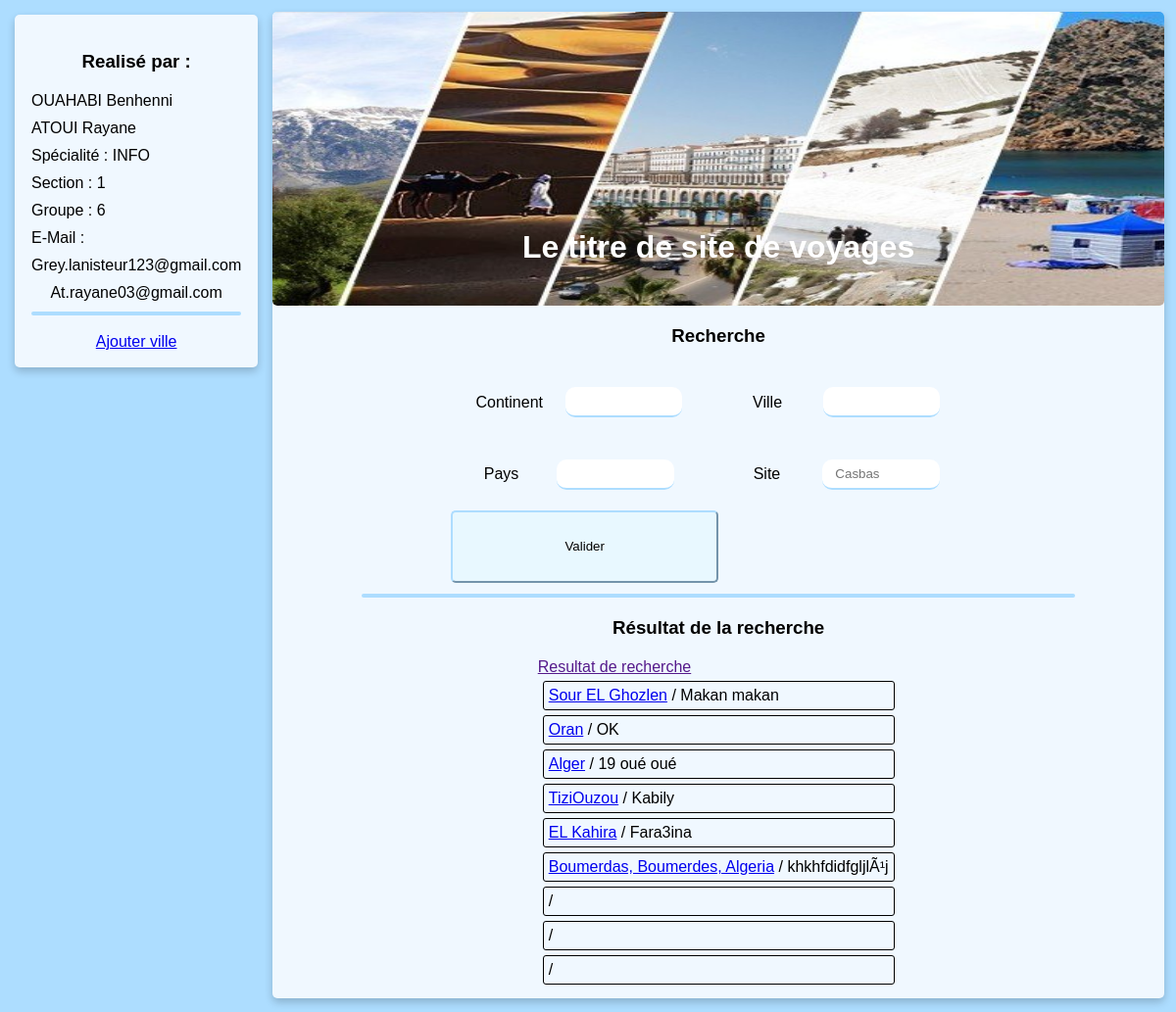
The page /projet/index.php on the database its author committed.
### tables this page shows
CREATE TABLE IF NOT EXISTS `ville` (
  `Idvil` int(11) NOT NULL AUTO_INCREMENT,
  `Nomvil` varchar(30) DEFAULT NULL,
  `descvil` varchar(30) DEFAULT NULL,
  `Idpay` int(11) DEFAULT NULL,
  PRIMARY KEY (`Idvil`),
  KEY `Idpay` (`Idpay`)
);

### projet/API.php (the view, shortened to what this page needs)
<?php
function connecter(){
    return new mysqli('localhost' , 'root' , '' , 'voyage',3308);
}
function rechercher()
{
    $connexion = connecter();
    if (!($connexion)){
        echo 'vide';
    } else {
        $continant=$pays=$ville='';
        $sql = "SELECT * from ville  NATURAL join pays NATURAL join contient Where nomcon like '$continant%' and nompay like '$pays%' and nomvil like '$ville%';";
        $sql = $connexion->query($sql);
        if ($sql == null){
            echo 'vide';
        }else {
            $a = $sql->fetch_all(MYSQLI_ASSOC);
            if($a == null)
            echo " <p>Aucun Resultat Trouver ! </p>";
            else {
                $cpt=0;
                foreach ($a as $i )
                    {
                        echo "<p style = 'border : 1px solid; border-radius: 3px; margin: 5px; padding:5px;'
                     ><a href='Ville Details.php?lien=$cpt'>".$i['Nomvil']."</a> /  ".$i['descvil']." </p>";
                     $cpt=$cpt+1;
                    }
            }
        }
    }
}
function Binom(){
    echo"
<ul>
<li class='Grey'>OUAHABI Benhenni </li>
<li class='Atoui'>ATOUI Rayane </li>
<li>Spécialité : INFO </li>
<li>Section : 1 </li>
<li>Groupe : 6 </li>
<li>E-Mail :
    <ul>
        <li class='email'>Grey.lanisteur123@gmail.com    </li>
        <li class='email'>At.rayane03@gmail.com    </li>
    </ul>
</li>
</ul>";
}
?>

### projet/index.php (shortened to what this page needs)
<?php
include "API.php";
?>
<!DOCTYPE html>
<html lang="en">
<head>
    <link rel="stylesheet" href="Style.css">
</head>
<body>
    <nav>
        <div id="Etudiant">
            <h3>Realisé par :</h3>
            <?php Binom()?>
        </div>
        <div class="ligne"></div></br>
        <div id="AjouterVille">
            <a href="./Ajouter ville.php">Ajouter ville</a>
        </div>
    </nav>
    <div id="Bodyleft">
        <header>
                <img height="300px" width="100%" src="./src imgs/guide de voyage.jpg" alt="guide de voyage">
            <H1>Le titre de site de voyages</H1>
        </header>
        <section>
            <h3>Recherche</h3>
            <form id="Recherche" method="POST" >
                <div class="contain">
                    <label for="Continent">Continent </label>
                    <input type="text" id="Continent" name="RContinent" size="10" list="continent">
                </div>
                <div class="contain">
                    <label for="Ville">Ville </label>  <input list="ville" type="text" id="Ville" name="RVille" >
                </div>
                <div class="contain">
                    <label for="Pays">Pays </label>  <input type="text" id="Pays" name="RPays"  list="pays" >
                </div>
                <div class="contain">
                    <label for="Site">Site </label>  <input type="text" id="Site" name="RSite" placeholder="Casbas">
                </div>
            <button type="submit" id="search" name="valider" >Valider</button>
             </form>
        </section>
        <section id="search-Result-Section">
            <div class="ligne"></div>
            <div id="result">
                <h3>Résultat de la recherche</h3>
                <a href="">Resultat de recherche</a>
                <div>
                    <?php rechercher();?>
                </div>
          </div>
        </section>
    </div>
</body>
</html>

### projet/Style.css (style rules this page uses)
* { margin: 0; padding: 0; font-family: Arial, Helvetica, sans-serif; }
body { width: 100%; display: flex; background-color: #adddff; }
.ligne { width: 80%; height: 4px; border-radius: 5px; text-align: center; background-color: #adddff; }
nav { margin: 15px; padding: 17px; height: fit-content; width: fit-content; background-color: aliceblue; box-shadow: 0 4px 8px 0 rgba(0,0,0,0.2); border-radius: 5px; }
nav>.ligne { width: 100%; height: 4px; border-radius: 5px; background-color: #adddff; }
.email , #AjouterVille { text-align: center; }
#Bodyleft { padding: 0; margin: auto; margin-top: 1%; margin-right: 1%; margin-bottom: 2.5%; width: 79%; border-radius: 5px; background-color: aliceblue; box-shadow: 0 4px 8px 0 rgba(0,0,0,0.2); transition: .5s; }
img { border-radius: 5px; }
header { padding: 0; margin: 0; display: flex; align-items: center; justify-content: center; position: relative; text-align: center; color: #ffffff; }
H1 { position: absolute; top: 80%; left: 50%; transform: translate(-50%, -50%); }
h3 { margin: 20px auto; text-align: center; }
li { margin: 10px 0; list-style: none; }
.contain { margin: 20px; display: flex; justify-content: space-around; align-items: center; }
.contain input { margin: 12px; padding: 7px 13px; padding-left: 13px; width: 40%; transition: 0.3s; outline: none; border: none; border-radius: 10px; border-bottom: 2px solid #adddff; }
button { padding: 7px 4.6%; border-color: #adddff ; border-radius: 5px; background-color: #e8f8ff; }
section { margin-bottom: 1%; width: 100%; display: flex; align-items: center; flex-direction: column; }
#Recherche , #main-info { display: grid; width: 60%; grid-template-rows: repeat(3,33%); grid-template-columns: repeat(2,50%); }

### rows shown on the page
ville: Nomvil "Sour EL Ghozlen", descvil "Makan makan"
ville: Nomvil "Oran", descvil "OK"
ville: Nomvil "Alger", descvil "19 oué oué"
ville: Nomvil "TiziOuzou", descvil "Kabily"
ville: Nomvil "EL Kahira", descvil "Fara3ina"
ville: Nomvil "Boumerdas, Boumerdes, Algeria", descvil "khkhfdidfgljlÃ¹j"
